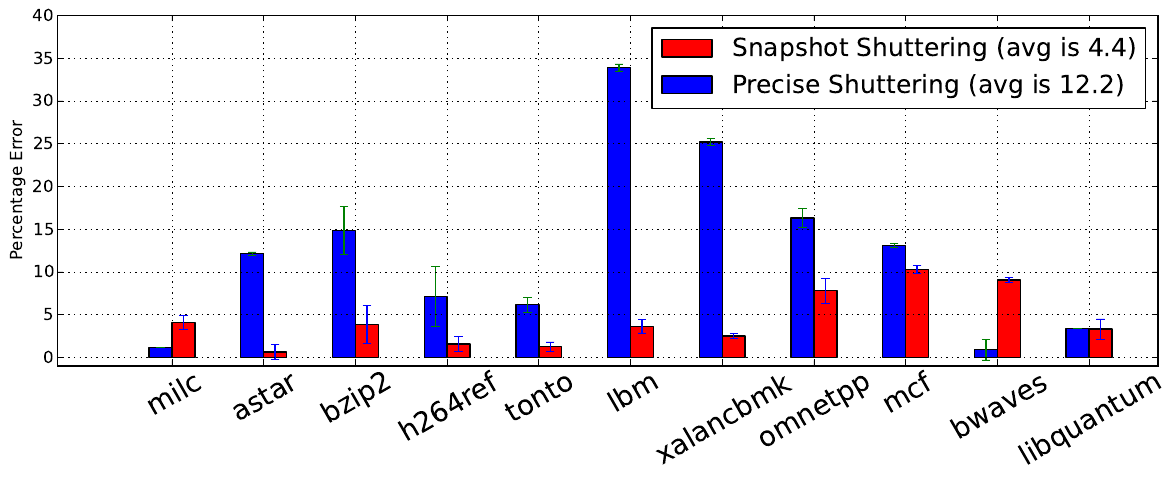

This figure's Python source:
from collections import defaultdict
import numpy as np
import matplotlib.pyplot as plt


benchListBaseline = [ 'milc', 'bwaves', 'mcf', 'astar', 'bzip2', 'h264ref', 'tonto', 'lbm', 'xalancbmk', 'omnetpp', 'libquantum' ]
benchListExperiments = [ 'milc', 'bwaves', 'mcf', 'astar', 'bzip2', 'h264ref', 'tonto', 'lbm', 'xalancbmk', 'omnetpp', 'libquantum' ]
colocationListBaseline = [ 'colocating with lbm', 'colocating with povray', 'colocating with astar', 'colocating with astar', 'colocating with libquantum', 'colocating with povray', 'colocating with omnetpp', 'colocating with mcf' ]
colocationListExperiments = [ 'colocating with lbm', 'colocating with povray', 'colocating with perlbench', 'colocating with astar', 'colocating with libquantum', 'colocating with povray', 'colocating with omnetpp', 'colocating with mcf' ]
runningList = [ 'milc', 'colocating with libquantum', 'astar', 'colocating with libquantum', 'bzip2', 'colocating with libquantum', 'h264ref', 'colocating with libquantum', 'tonto', 'colocating with libquantum', 'lbm', 'colocating with libquantum', 'xalancbmk', 'colocating with libquantum', 'omnetpp', 'colocating with libquantum', 'mcf', 'colocating with libquantum', 'bwaves', 'colocating with libquantum', 'milc', 'colocating with mcf', 'astar', 'colocating with mcf', 'bzip2',
'colocating with mcf', 'h264ref', 'colocating with mcf', 'tonto', 'colocating with mcf', 'lbm', 'colocating with mcf', 'xalancbmk', 'colocating with mcf', 'omnetpp', 'colocating with mcf', 'mcf', 'colocating with mcf', 'bwaves', 'colocating with mcf', 'milc', 'colocating with lbm', 'astar', 'colocating with lbm', 'bzip2', 'colocating with lbm', 'h264ref', 'colocating with lbm', 'tonto', 'colocating with lbm', 'lbm', 'colocating with lbm', 'xalancbmk', 'colocating with lbm',
'omnetpp', 'colocating with lbm', 'mcf', 'colocating with lbm', 'bwaves', 'colocating with lbm', 'libquantum', 'colocating with libquantum', 'libquantum', 'colocating with mcf', 'libquantum', 'colocating with lbm',  ]


def autolabel(rects):
    # attach some text labels
    for rect in rects:
        height = rect.get_height()
        plt.text(rect.get_x()+rect.get_width()/2., 1.05*height, '%.2f'%float(height), fontsize=8)

def autolabel2(rects):
    # attach some text labels
    for rect in rects:
        height = rect.get_height()
        plt.text(rect.get_x()+rect.get_width()/2., 1.05*height, '%.2f'%float(height))

filename = 'shutter_cpi_5'
fList = [s.strip() for s in open('../../papergraphs/3.compareprior/accuracy/phasechange/single_vm_ground_truth/shutter_cpi_1000.txt').readlines()]
fList2 = [s.strip() for s in open('../../papergraphs/3.compareprior/accuracy/phasechange/degradation_ground_truth/shutter_cpi_1000.txt').readlines()]
fList3 = [s.strip() for s in open('../../papergraphs/3.compareprior/accuracy/phasechange/experiment/%s.txt' % filename).readlines()]
fList4 = [s.strip() for s in open('../../papergraphs/3.compareprior/accuracy/shuttering/experiment/shutter_cpi_3.txt').readlines()]

dictList_single_vm = defaultdict(list)
dictList_degradation_colocation = defaultdict(lambda  : defaultdict(list))
dictList_degradation_shutter = defaultdict(lambda  : defaultdict(list))
dictList_degradation_shutter_prev = defaultdict(lambda  : defaultdict(list))
dictList_degradation_shutter2 = defaultdict(lambda  : defaultdict(list))
dictList_degradation_shutter_prev2 = defaultdict(lambda  : defaultdict(list))
plot_degradation = defaultdict(dict)
plot_degradation_error = defaultdict(dict)

for (b,a) in enumerate(fList):
    if a in benchListBaseline:
        dictList_single_vm[a].append(fList[b+1])

#SORTING LIST CONTAING VALUES OF SINGLE SPEC RUNS INSIDE VMs
for i in benchListBaseline:
    dictList_single_vm[i].sort()
    #print i,dictList_single_vm[i]

global index
for (b,a) in enumerate(fList2):
    #print a
    if a in colocationListBaseline:
       #print a
       index = a
    else:
        if a in benchListExperiments:
            #print a
            dictList_degradation_colocation[index][a].append(fList2[b+1])

#sorting the ground truth values
for a in xrange(0,len(runningList),2):
    j = runningList[a+1]
    i = runningList[a]
    dictList_degradation_colocation[j][i].sort()
    #print j,i,dictList_degradation_colocation[j][i]

#for a in xrange(0,len(runningList),2):
#    j = runningList[a+1]
#    i = runningList[a]
#    numerator1 = sum(float(n) for (m,n) in enumerate(dictList_degradation_colocation[j][i]) if m!=0 and m!=len(dictList_degradation_colocation[j][i])-1)/(len(dictList_degradation_colocation[j][i])-2)
#    print numerator1
#    #print dictList_degradation_colocation[runningList[a+1]][runningList[a]]
#    #print numerator1

#APPENDING DEGRADATION SHUTTER
for (b,a) in enumerate(fList3):
    if a in colocationListExperiments:
        index = a
    else:
        if a in benchListExperiments:
            dictList_degradation_shutter[index][a].append(fList3[b+1])

for (b,a) in enumerate(fList4):
    if a in colocationListExperiments:
        index = a
    else:
        if a in benchListExperiments:
            dictList_degradation_shutter_prev[index][a].append(fList4[b+1])

#for a in xrange(0,len(runningList),2):
#    j = runningList[a+1]
#    i = runningList[a]
#    print i,j,dictList_degradation_shutter[j][i]
#APPENDING DEGRADATION SHUTTER2 as shutter and colocation values are tab separated

for a in xrange(0,len(runningList),2):
    j = runningList[a+1]
    i = runningList[a]
    for elem in dictList_degradation_shutter[j][i]:
        dictList_degradation_shutter2[j][i].extend(elem.strip().split('\t'))
    #print dictList_degradation_shutter2[j][i]

for a in xrange(0,len(runningList),2):
    j = runningList[a+1]
    i = runningList[a]
    for elem in dictList_degradation_shutter_prev[j][i]:
        dictList_degradation_shutter_prev2[j][i].extend(elem.strip().split('\t'))
    #print dictList_degradation_shutter2[j][i]
yaxis = ()
error = ()
xaxis = ()
yaxis2 = ()
error2 = ()
xaxis2 = ()
yaxis3 = ()
error3 = ()
xaxis3 = ()
sum_val = 0

for a in xrange(0,len(runningList),2):
    j = runningList[a+1]
    i = runningList[a]
    denominator1 = sum(float(n) for (m,n) in enumerate(dictList_single_vm[i]))/(len(dictList_single_vm[i]))
    numerator1 = sum(float(n) for (m,n) in enumerate(dictList_degradation_colocation[j][i]))/(len(dictList_degradation_colocation[j][i]))
    shutter_temp_list = []
    colo_temp_list = []
    degradation_temp_list = []
    error_temp_list = []
    #print numerator1
    #print denominator1
    for (count,item) in enumerate(dictList_degradation_shutter2[j][i]):
        if count%2==0:
            colo_temp_list.append(item)
        if count%2==1:
            shutter_temp_list.append(item)

    for (count,item) in enumerate(shutter_temp_list):
        degradation_temp_list.append(abs((((float(shutter_temp_list[count])/float(colo_temp_list[count]))-(numerator1/denominator1))/(float(shutter_temp_list[count])/float(colo_temp_list[count])))*100))

    shutter_temp_list.sort()
    colo_temp_list.sort()
    #print shutter_temp_list
    #print colo_temp_list
    #print dictList_degradation_shutter2[j][i]
    denominator2 = sum(float(n) for (m,n) in enumerate(shutter_temp_list) if m!=0 and m!=len(shutter_temp_list)-1)/(len(shutter_temp_list)-2)
    numerator2 = sum(float(n) for (m,n) in enumerate(colo_temp_list) if m!=0 and m!=len(colo_temp_list)-1)/(len(colo_temp_list)-2)
    for (m,n) in enumerate(shutter_temp_list):
        ratio=float(n)/float(colo_temp_list[m])
        error_temp_list.append(abs((((ratio)-(numerator1/denominator1))/(numerator1/denominator1))*100))
    plot_degradation_error[j][i]=np.std(error_temp_list)

    #print numerator2
    #print denominator2
    del shutter_temp_list
    del colo_temp_list
    del degradation_temp_list
    plot_degradation[j][i] = abs((((numerator2/denominator2)-(numerator1/denominator1))/(numerator1/denominator1))*100)
    sum_val = sum_val + float(plot_degradation[j][i])
    #print j,i,plot_degradation[j][i]
    #print plot_degradation_error[j][i]
    #xaxis = xaxis + ('%s \n %s' %(i,j[16:]),)
    #xaxis = xaxis + ('%s \n %s' %(i,j[16:]),)
    if j == 'colocating with libquantum':
        xaxis = xaxis + (i,)
        yaxis = yaxis + (plot_degradation[j][i],)
        error = error + (plot_degradation_error[j][i],)
    if j == 'colocating with mcf':
        xaxis2 = xaxis2 + (i,)
        yaxis2 = yaxis2 + (plot_degradation[j][i],)
        error2 = error2 + (plot_degradation_error[j][i],)
    if j == 'colocating with lbm':
        xaxis3 = xaxis3 + (i,)
        yaxis3 = yaxis3 + (plot_degradation[j][i],)
        error3 = error3 + (plot_degradation_error[j][i],)
    #print numerator2,denominator2,numerator2/denominator2
    #print denominator2/numerator2
    #print j,i,plot_degradation[j][i]
            #print (((numerator2/denominator2)-(numerator1/denominator1))/(numerator2/denominator2))*100


del plot_degradation
del plot_degradation_error

plot_degradation = defaultdict(dict)
plot_degradation_error = defaultdict(dict)
yaxis4 = ()
error4 = ()
xaxis4 = ()
yaxis5 = ()
error5 = ()
xaxis5 = ()
yaxis6 = ()
error6 = ()
xaxis6 = ()
sum_val = 0

for a in xrange(0,len(runningList),2):
    j = runningList[a+1]
    i = runningList[a]
    #print i
    denominator1 = sum(float(n) for (m,n) in enumerate(dictList_single_vm[i]))/(len(dictList_single_vm[i]))
    numerator1 = sum(float(n) for (m,n) in enumerate(dictList_degradation_colocation[j][i]))/(len(dictList_degradation_colocation[j][i]))
    shutter_temp_list = []
    colo_temp_list = []
    degradation_temp_list = []
    error_temp_list = []
    #print numerator1
    #print denominator1
    for (count,item) in enumerate(dictList_degradation_shutter_prev2[j][i]):
        if count%2==0:
            colo_temp_list.append(item)
        if count%2==1:
            shutter_temp_list.append(item)

    for (count,item) in enumerate(shutter_temp_list):
        degradation_temp_list.append(abs((((float(shutter_temp_list[count])/float(colo_temp_list[count]))-(numerator1/denominator1))/(float(shutter_temp_list[count])/float(colo_temp_list[count])))*100))

    shutter_temp_list.sort()
    colo_temp_list.sort()
    #print shutter_temp_list
    #print colo_temp_list
    #print dictList_degradation_shutter2[j][i]
    denominator2 = sum(float(n) for (m,n) in enumerate(shutter_temp_list) if m!=0 and m!=len(shutter_temp_list)-1)/(len(shutter_temp_list)-2)
    numerator2 = sum(float(n) for (m,n) in enumerate(colo_temp_list) if m!=0 and m!=len(colo_temp_list)-1)/(len(colo_temp_list)-2)
    for (m,n) in enumerate(shutter_temp_list):
        ratio=float(n)/float(colo_temp_list[m])
        error_temp_list.append(abs((((ratio)-(numerator1/denominator1))/(numerator1/denominator1))*100))
    plot_degradation_error[j][i]=np.std(error_temp_list)

    #print numerator2
    #print denominator2
    del shutter_temp_list
    del colo_temp_list
    del degradation_temp_list
    plot_degradation[j][i] = abs((((numerator2/denominator2)-(numerator1/denominator1))/(numerator1/denominator1))*100)
    sum_val = sum_val + float(plot_degradation[j][i])
    #print j,i,plot_degradation[j][i]
    #print plot_degradation_error[j][i]
    #xaxis = xaxis + ('%s \n %s' %(i,j[16:]),)
    #xaxis = xaxis + ('%s \n %s' %(i,j[16:]),)
    if j == 'colocating with libquantum':
        xaxis4 = xaxis4 + (i,)
        yaxis4 = yaxis4 + (plot_degradation[j][i],)
        error4 = error4 + (plot_degradation_error[j][i],)
    if j == 'colocating with mcf':
        xaxis5 = xaxis5 + (i,)
        yaxis5 = yaxis5 + (plot_degradation[j][i],)
        error5 = error5 + (plot_degradation_error[j][i],)
    if j == 'colocating with lbm':
        xaxis6 = xaxis6 + (i,)
        yaxis6 = yaxis6 + (plot_degradation[j][i],)
        error6 = error6 + (plot_degradation_error[j][i],)
    #print numerator2,denominator2,numerator2/denominator2
    #print denominator2/numerator2
    print j,i,plot_degradation[j][i]
            #print (((numerator2/denominator2)-(numerator1/denominator1))/(numerator2/denominator2))*100

#print xaxis
#print yaxis
#print error
#print np.mean(yaxis)
#print np.mean(yaxis2)
#print np.mean(yaxis3)
#print np.mean(sum_val)
#
width=0.25
x = np.arange(len(yaxis))
fig = plt.figure(figsize=(12, 5))
bar1 = plt.bar( x+width, yaxis, width, color="r", yerr=error, label='Snapshot Shuttering (avg is %.1f)' % (np.mean(yaxis)))
bar2 = plt.bar( x, yaxis4, width, color="b", yerr=error2,label='Precise Shuttering (avg is %.1f)' % (np.mean(yaxis4)))
#bar3 = plt.bar( x+width+width, yaxis3, width, color="g", yerr=error3, label='lbm as corunner (avg is 4.0)')
#autolabel(bar1)
#autolabel(bar2)
#autolabel(bar3)
plt.ylabel( 'Percentage Error' )
#plt.title('Error in predicting degradation when libquantum is the corunner ')
plt.xticks(x + width, xaxis, rotation='30', size='20')
plt.xlim(-1,11)
plt.ylim(-1,40)
plt.legend(prop={'size':18})
plt.tight_layout()
plt.grid()
# default scale is 1 in your original case, scales with other cases:
#plt.show()
plt.savefig('%s_error_libquantum.png' %(filename),  dpi=125)

import os as mars_awesome_os;
import matplotlib.pyplot as mars_awesome_plt;
mars_awesome_plt.savefig('compareaccuracy.eps', bbox_inches='tight');
mars_awesome_os.popen('epstopdf compareaccuracy.eps');
